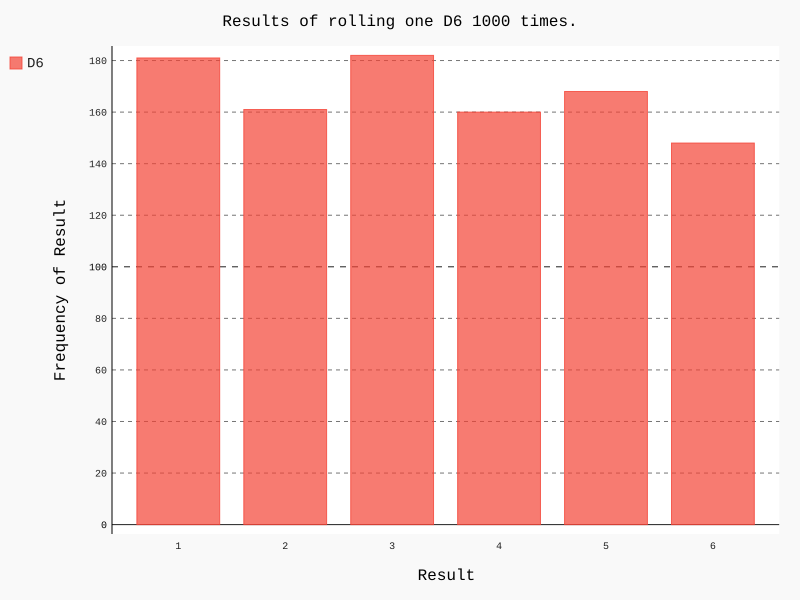

The Python source for this figure:
from die import die
import pygal

die = die()

results = []

for roll_num in range(1000):
    result = die.roll()
    results.append(result)

# print(results)


frequencies = []

for value in range(1, die.num_sides +1):
    frequency = results.count(value)
    frequencies.append(frequency)

# print(frequencies)

hist = pygal.Bar()

hist.title = 'Results of rolling one D6 1000 times.'

hist.x_labels = ['1','2','3','4','5','6']
hist.x_title = 'Result'
hist.y_title = 'Frequency of Result'

hist.add('D6',frequencies)
hist.render_to_file('die_visual.svg')
